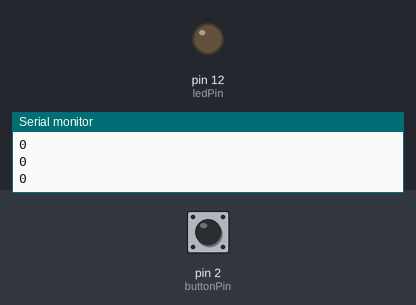
This sketch was run on a simulated Arduino Uno, built with avr-gcc and run on an emulated ATmega328P. Shown: output pins drawn as LEDs (lit = HIGH), the last lines printed to the serial monitor. Dashed ring = blinking. The test bench sets the inputs (shaded band); at power-on: pin 2 (buttonPin) LOW.

Above: at 1.2 s.
1.3 s: pin 2 (buttonPin) pulled HIGH for 0.15 s
At 1.43 s:
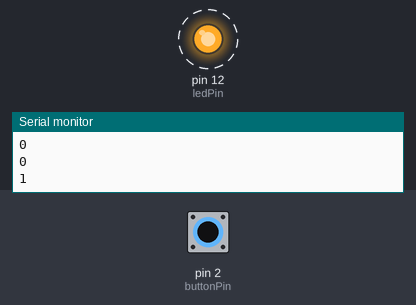
Timing chart, 0 to 7.6 s (numbered marks = the images above; inputs shaded):
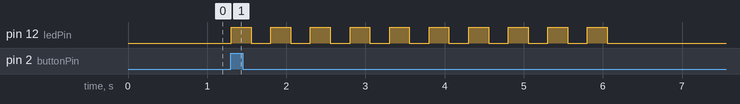

The sketch:

engrl_2_1_B.ino
```cpp
/*
 * File:        engrl_2_1_B.ino
 * Description: Flashes an LED 10 times at a rate of 2 Hz every time a button is pressed. When the button is not pressed, the LED should be off.
 * Created:     2026-02-12
 * Author:      Sean Cajigal
 */

const int buttonPin = 2;
const int ledPin = 12;

int buttonState=0;

void setup()
{
  // set led pin to OUTPUT mode and button pin to INPUT
  pinMode(ledPin, OUTPUT);
  pinMode(buttonPin, INPUT);
  Serial.begin(9600);
}

void loop()
{
  buttonState = digitalRead(buttonPin);
  Serial.println(buttonState);

  if (buttonState == HIGH) { // if button pressed, turn LED on for 3 seconds, else LED off

    for (int i = 0; i < 10; i++) { // flash LED 10 times
      digitalWrite(ledPin,HIGH);
      delay(250);
      digitalWrite(ledPin,LOW);
      delay(250);
    }

  } else {
    digitalWrite(ledPin,LOW);
  }
}
```

Measured:
- after the input at 1.3 s, pin 12 (ledPin): alternates HIGH for 0.25 s and LOW for 0.25 s, 20 changes in all, then stays LOW, starting at once
